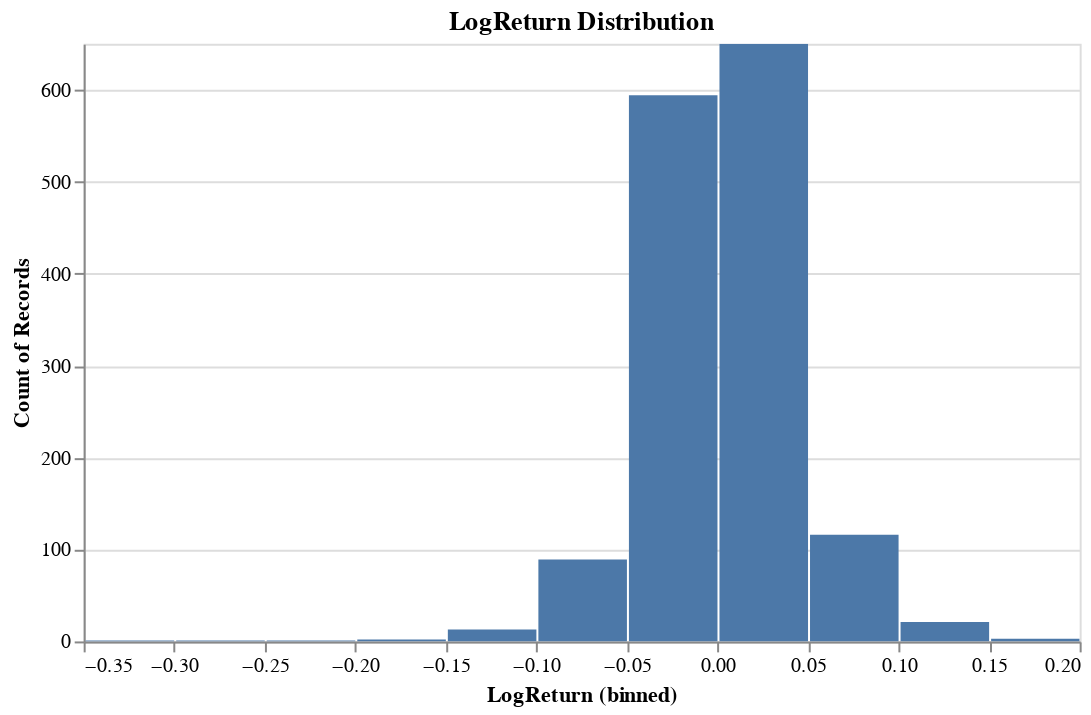

Notebook code for this chart:
### Code cell
import altair as alt

DKNG['LogReturn'].plot.hist().properties(width=500, title="LogReturn Distribution")

### Figure 1 — Vega-Lite specification as saved in the notebook (floating-point values rounded to 4 significant figures; data arrays with more than 128 entries replaced by an {"elided": "..."} marker saying what was removed)
{"config": {"view": {"continuousWidth": 300, "continuousHeight": 300}}, "data": {"name": "data-1e2598a4a0439b71415d4e25a579738f"}, "mark": {"type": "bar", "tooltip": true}, "encoding": {"x": {"bin": true, "field": "LogReturn", "type": "quantitative"}, "y": {"aggregate": "count", "type": "quantitative"}}, "params": [{"name": "param_5", "select": {"type": "interval", "encodings": ["x", "y"]}, "bind": "scales"}], "title": "LogReturn Distribution", "width": 500, "$schema": "https://vega.github.io/schema/vega-lite/v5.20.1.json", "datasets": {"data-1e2598a4a0439b71415d4e25a579738f": {"elided": "1491 records"}}}
